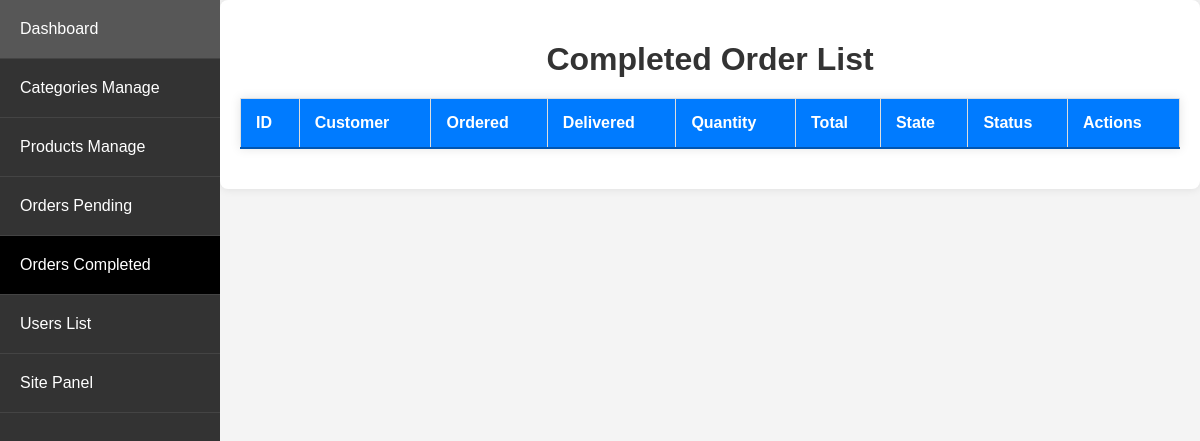
The app's page /admin_app/admin_app/orders/compleated/ (signed in), older data.
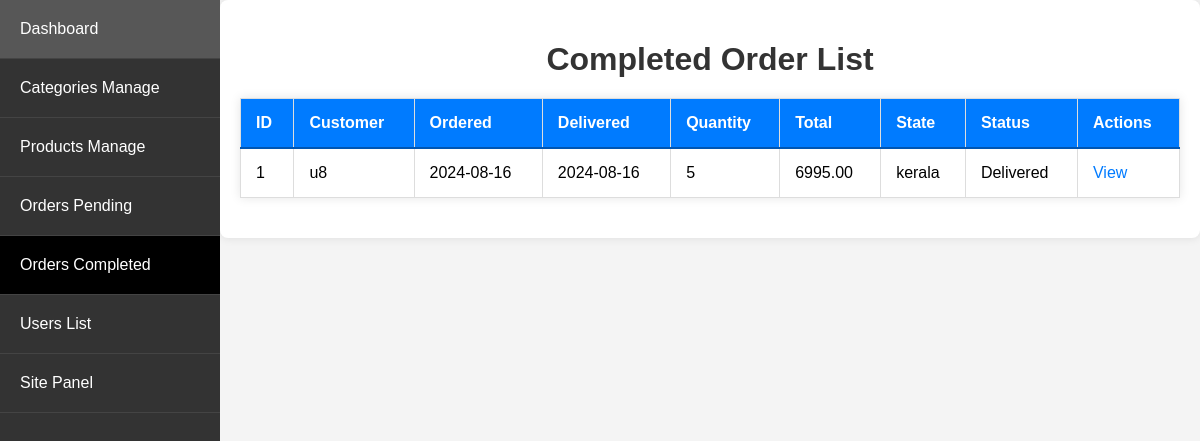
The same page, newer data.
### store/models.py (models this page shows, shortened)
class Order(models.Model):
    STATUS_CHOICES = [
        ('Processing', 'Processing'),
        ('Shipped', 'Shipped'),
        ('Delivered', 'Delivered')
    ]
    customer = models.ForeignKey(Customer, on_delete=models.SET_NULL, null=True, blank=True)
    date_ordered = models.DateTimeField(auto_now_add=True)
    complete = models.BooleanField(default=False)
    transaction_id = models.CharField(max_length=100, null=True)
    status = models.CharField(max_length=20, choices=STATUS_CHOICES, default='Processing')
    processing_time = models.DateTimeField(null=True, blank=True)
    shipped_time = models.DateTimeField(null=True, blank=True)
    delivered_time = models.DateTimeField(null=True, blank=True)
    @property
    def get_cart_total(self):
        orderitems = self.orderitem_set.all()
        total = sum([item.get_total for item in orderitems])
        return total
    @property
    def get_cart_items(self):
        orderitems = self.orderitem_set.all()
        total = sum([item.quantity for item in orderitems])
        return total

class Customer(models.Model):
    user = models.OneToOneField(User, on_delete=models.CASCADE)
    name = models.CharField(max_length=200, null=True)
    contact_number = models.CharField(max_length=12, unique=True, null=True)

class OrderItem(models.Model):
    product = models.ForeignKey(Product, on_delete=models.SET_NULL, null=True)
    order = models.ForeignKey(Order, on_delete=models.SET_NULL, null=True)
    quantity = models.IntegerField(default=0, null=True, blank=True)
    date_added = models.DateTimeField(auto_now_add=True)
    price_at_purchase = models.DecimalField(max_digits=7, decimal_places=2, null=True, blank=True)
    @property
    def get_total(self):
        if self.price_at_purchase is None:
            self.price_at_purchase = self.product.new_price
        return self.price_at_purchase * self.quantity

class ShippingAddress(models.Model):
    customer = models.ForeignKey(Customer, on_delete=models.SET_NULL, null=True)
    order = models.ForeignKey(Order, on_delete=models.SET_NULL, null=True)
    number = models.CharField(max_length=12, null=False, blank=False)
    whatsapp = models.CharField(max_length=12, null=False, blank=False)
    address = models.CharField(max_length=200, null=False)
    city = models.CharField(max_length=200, null=False)
    state = models.CharField(max_length=200, null=False)
    zipcode = models.CharField(max_length=200, null=False)
    date_added = models.DateTimeField(auto_now_add=True)

### admin_app/views.py (the view)
# urls.py: path('admin_app/orders/compleated/', views.order_compleated, name='order_compleated'),
@login_required
@user_passes_test(is_admin)
def order_compleated(request):
    orders = Order.objects.filter(complete=True, status='Delivered').select_related('customer')
    for order in orders:
        order.shipping_address = ShippingAddress.objects.filter(order=order).first()
        order.total_quantity = OrderItem.objects.filter(order=order).aggregate(total_quantity=Sum('quantity'))['total_quantity'] or 0
    return render(request, 'admin_app/order_compleated_list.html', {'orders': orders})

### admin_app/views.py (called while the page is built)
def is_admin(user):
    return user.is_superuser

### store/context_processors.py (called while the page is built)
def menu_link(request): # this function don't wanna call to work, it's defined in setting to work
    links_list = Category.objects.annotate(
        num_products=Count('product', filter=Q(product__active=True, product__stock__gt=0))
    ).filter(num_products__gt=0).order_by('name')  # Add an order_by clause here
    paginator3 = Paginator(links_list, 8)
    try:
        page = int(request.GET.get('page', '1'))
    except:
        page = 1
    try:
        links = paginator3.page(page)
    except (InvalidPage, EmptyPage):
        links = paginator3.page(paginator3.num_pages)
    return dict(links=links)

def cart_data(request):
    data = cartData(request)
    cartItems = data['cartItems']
    return {'cartItems': cartItems}

def wishlist_count(request):
    if request.user.is_authenticated:
        wishlist_count = Wishlist.objects.filter(user=request.user).count()
    else:
        cookie_data = cookieWishlist(request)
        wishlist_count = cookie_data['wishlist_count']
    return {'wishlist_count': wishlist_count}

### store/utils.py (called while the page is built)
def cartData(request):
    if request.user.is_authenticated:
        customer = request.user.customer
        order, created = Order.objects.get_or_create(customer=customer, complete=False)
        items = order.orderitem_set.all()
        cartItems = order.get_cart_items
        total_price_difference = sum((item.product.old_price - item.product.new_price) * item.quantity for item in items)
    else:
        cookieData = cookieCart(request)
        cartItems = cookieData['cartItems']
        order = cookieData['order']
        items = cookieData['items']
        total_price_difference = cookieData['total_price_difference']
    print("............cartData.............")
    return {'cartItems': cartItems, 'order': order, 'items': items, 'total_price_difference': total_price_difference}

### admin_app/templates/admin_app/order_compleated_list.html
{% extends 'admin_app/base_admin.html' %}
{% block content %}
<h1>Completed Order List</h1>
<table>
    <thead>
        <tr>
            <th>ID</th>
            <th>Customer</th>
            <th>Ordered</th>
            <th>Delivered</th>
            <th>Quantity</th>
            <th>Total</th>
            <th>State</th>
            <th>Status</th>
            <th>Actions</th>
        </tr>
    </thead>
    <tbody>
        {% for order in orders %}
        <tr>
            <td>{{ forloop.counter }}</td>
            <td>{{ order.customer.name }}</td>
            <td>{{ order.date_ordered|date:"Y-m-d" }}</td>
            <td>{{ order.delivered_time|date:"Y-m-d" }}</td>
            <td>{{ order.total_quantity }}</td>
            <td>{{ order.get_cart_total }}</td>
            <td>
                {% if order.shipping_address %}
                {{ order.shipping_address.state }}
                {% else %}
                N/A
                {% endif %}
            </td>
            <td>{{ order.status }}</td>
            <td>
                <a href="{% url 'admin_app:order_view' order.pk %}">View</a>
            </td>
        </tr>
        {% endfor %}
    </tbody>
</table>
{% endblock %}

### admin_app/templates/admin_app/base_admin.html (shortened to what this page needs)
{% load static %}
<!DOCTYPE html>
<html lang="en">
<head>
    <link rel="stylesheet" href="{% static 'CSS/admin_dashboard.css' %}">
</head>
<body>
    <div class="wrapper">
        <ul class="sidebar">
            <li style="padding: 0px;" class="{% if request.resolver_match.url_name == 'dashboard' %}active{% endif %}">
                <a style="padding: 20px;" href="{% url 'admin_app:dashboard' %}">Dashboard</a>
            </li>
            <li style="padding: 0px;" class="{% if request.resolver_match.url_name == 'category_list' %}active{% endif %}">
                <a style="padding: 20px;" href="{% url 'admin_app:category_list' %}">Categories Manage</a>
            </li>
            <li style="padding: 0px;" class="{% if request.resolver_match.url_name == 'product_list' %}active{% endif %}">
                <a style="padding: 20px;" href="{% url 'admin_app:product_list' %}">Products Manage</a>
            </li>
            <li style="padding: 0px;" class="{% if request.resolver_match.url_name == 'order_list' %}active{% endif %}">
                <a style="padding: 20px;" href="{% url 'admin_app:order_list' %}">Orders Pending</a>
            </li>
            <li style="padding: 0px;" class="{% if request.resolver_match.url_name == 'order_compleated' %}active{% endif %}">
                <a style="padding: 20px;" href="{% url 'admin_app:order_compleated' %}">Orders Completed</a>
            </li>
            <li style="padding: 0px;" class="{% if request.resolver_match.url_name == 'users_list' %}active{% endif %}">
                <a style="padding: 20px;" href="{% url 'admin_app:users_list' %}">Users List</a>
            </li>
            <li style="padding: 0px;">
                <a style="padding: 20px;" href="{% url 'store_app:allProdCat' %}">Site Panel</a>
            </li>
        </ul>
        <div class="container">
            {% block content %}
            {% endblock %}
        </div>
    </div>
</body>
</html>

### static/CSS/admin_dashboard.css (style rules this page uses)
body { font-family: Arial, sans-serif; background-color: #f4f4f4; margin: 0; padding: 0; }
.wrapper { display: flex; }
.sidebar { width: 220px; background-color: #333; padding: 0; margin: 0; list-style: none; height: 100vh; position: fixed; top: 0; left: 0; overflow-y: auto; }
.sidebar li { border-bottom: 1px solid #444; }
.sidebar a { display: block; color: white; text-decoration: none; padding: 15px 20px; transition: background 0.3s; }
.container { margin-left: 220px; padding: 20px; width: calc(100% - 220px); box-sizing: border-box; background: #fff; box-shadow: 0 0 10px rgba(0, 0, 0, 0.1); border-radius: 8px; }
h1 { text-align: center; color: #333; margin-bottom: 20px; }
table { width: 100%; border-collapse: collapse; margin-bottom: 20px; box-shadow: 0 0 10px rgba(0, 0, 0, 0.1); }
thead { background: #007bff; color: #fff; }
thead th { padding: 15px; text-align: left; border-bottom: 2px solid #0056b3; }
td, th { padding: 15px; border: 1px solid #ddd; }
td a { color: #007bff; text-decoration: none; transition: color 0.3s; }

### admin_app/templates/admin_app/base_admin.html (style rules this page uses)
.sidebar li.active { background-color: black; }
.sidebar li.active a { color: white; }

Row changes from the older to the newer data that the page shows:
added Order: customer.name "u8", date_ordered "2024-08-16", delivered_time "2024-08-16", total_quantity "5", get_cart_total "6995.00", shipping_address.state "kerala", status "Delivered"
